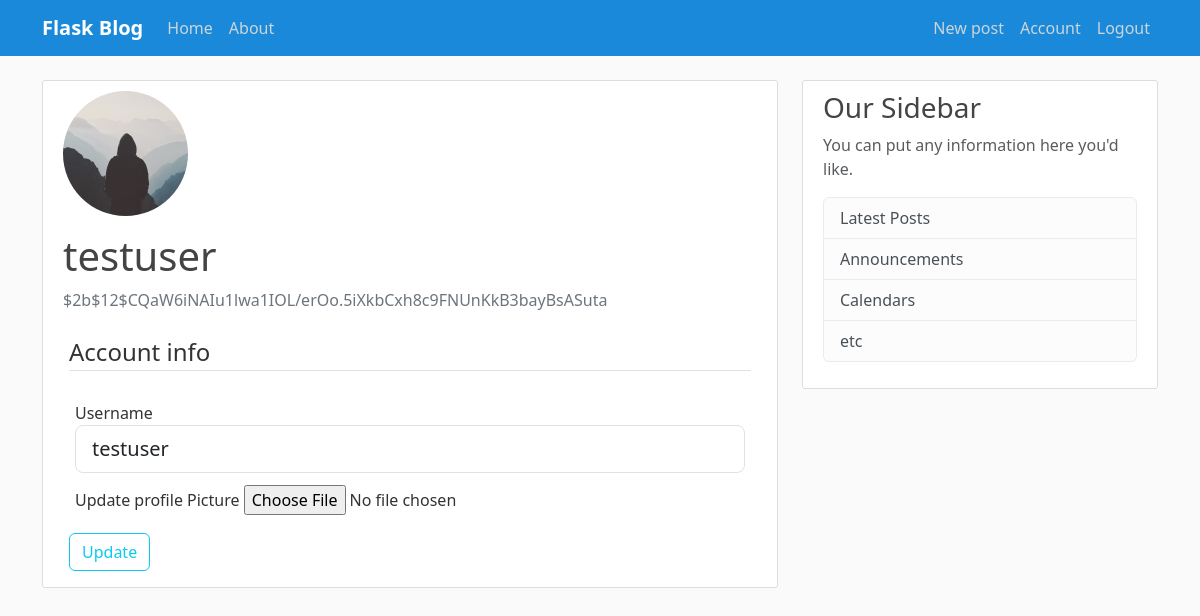
The page /account (signed in) on the database its author committed.
### flaskblog/models.py (models this page shows, shortened)
class User(db.Model,UserMixin):
    id = db.Column(db.Integer, primary_key = True)
    username = db.Column(db.String(20), unique = True,nullable=False)
    image_file = db.Column(db.String(20),nullable=False,default='default.jpg')
    password = db.Column(db.String(60),nullable=False)
    posts=db.relationship('Post',backref='author',lazy=True)

### flaskblog/routes.py (the view)
@app.route("/account",methods=['GET','POST'])
@login_required
def account():
  form=UpdateAccountForm()
  if form.validate_on_submit():
     if form.picture.data:
        picture_file=save_picture(form.picture.data)
        current_user.image_file=picture_file
     current_user.username=form.username.data
     db.session.commit()
     flash("account updated",'success')
     return redirect(url_for('account'))
  elif request.method == 'GET':
      form.username.data=current_user.username
  image_file=url_for('static',filename='profile_pics/' + current_user.image_file)
  return render_template('account.html',title='account', image_file=image_file,form=form)

### flaskblog/forms.py (shortened to what this page needs)
class UpdateAccountForm(FlaskForm):
   username=StringField('Username',validators=[DataRequired(),Length(min=2,max=20)])
   picture=FileField('Update profile Picture',validators=[FileAllowed(['jpg','png'])])
   submit=SubmitField('Update')

### flaskblog/models.py (called while the page is built)
@LoginManager.user_loader
def load_user(user_id):
  return User.query.get(int(user_id))

### flaskblog/templates/account.html (shortened to what this page needs)
{% extends "layout.html" %}
{% block content %}
  <div class="content-section">
    <div class="media">
      <img class="rounded-circle account-img"src="{{ image_file }}" alt="">
      <div class="media-body">
        <h2 class="account-heading">{{ current_user.username }}</h2>
        <p class="text-secondary">{{ current_user.password }}</p>
      </div>
    </div>
  <form action="" method="POST"  enctype="multipart/form-data">
     <fieldset class="form-group">
       <legend class="border-bottom mb-4">Account  info </legend>
       <div class="form-group">
            {{ form.username.label(class="form-control-label") }}
              {% if form.username.errors %}
                 {{form.username(class="form-control form-control-lg is-invalid")}}
                 <div class="invalid-feedback">
                     {% for error in form.username.errors %}
                      <span>{{ error }}</span>
                     {% endfor %}
                 </div>
               {% else %}
                  {{ form.username(class="form-control form-control-lg") }}
              {% endif%}
       </div>
       <div class="form-group">
        {{ form.picture.label() }}
        {{ form.picture(class="form-control-file") }}
       </div>
     </fieldset>
     <div class="form-group">
       {{form.submit(class="btn btn-outline-info")}}
     </div>
  </form>
  </div>
{% endblock content %}

### flaskblog/templates/layout.html (shortened to what this page needs)
<!DOCTYPE html>
<html lang="en">
<head>
  <link rel="stylesheet" href="https://cdn.jsdelivr.net/npm/bootstrap@5.3.0-alpha1/dist/css/bootstrap.min.css">
  <link rel="stylesheet" type="text/css" href="{{url_for('static',filename='main.css')}}">
</head>
<body>
  <header class="site-header">
    <nav class="navbar navbar-expand-md navbar-dark bg-steel fixed-top">
      <div class="container">
        <a class="navbar-brand mr-4" href="/">Flask Blog</a>
        <div class="collapse navbar-collapse" id="navbarToggle">
          <div class="navbar-nav mr-auto">
            <a class="nav-item nav-link" href="{{url_for('hello')}}">Home</a>
            <a class="nav-item nav-link" href="{{url_for('about')}}">About</a>
          </div>
          <div class="navbar-nav ms-auto">
            {% if current_user.is_authenticated %}
            <a class="nav-item nav-link" href="{{url_for('new_post')}}">New post</a>
            <a class="nav-item nav-link" href="{{url_for('account')}}">Account</a>
            <a class="nav-item nav-link" href="{{url_for('logout')}}">Logout</a>
            {% else %}
            <a class="nav-item nav-link" href="{{url_for('login')}}">Login</a>
            <a class="nav-item nav-link" href="{{url_for('register')}}">Register</a>
            {% endif %}
          </div>
        </div>
      </div>
    </nav>
  </header>
  <main role="main" class="container">
    <div class="row">
      <div class="col-md-8">
        {% block content %}{% endblock %}
      </div>
      <div class="col-md-4">
        <div class="content-section">
          <h3>Our Sidebar</h3>
          <p class='text-muted'>You can put any information here you'd like.
            <ul class="list-group">
              <li class="list-group-item list-group-item-light">Latest Posts</li>
              <li class="list-group-item list-group-item-light">Announcements</li>
              <li class="list-group-item list-group-item-light">Calendars</li>
              <li class="list-group-item list-group-item-light">etc</li>
            </ul>
          </p>
        </div>
      </div>
    </div>
  </main>
</body>
</body>
</html>

### flaskblog/static/main.css (style rules this page uses)
body { background: #fafafa; color: #333333; margin-top: 5rem; }
h1, h2, h3, h4, h5, h6 { color: #444444; }
a { font-weight: 700; }
.bg-steel { background-color: #1a89d9;; }
.site-header .navbar-nav .nav-link { color: #cbd5db; }
.content-section { background: #ffffff; padding: 10px 20px; border: 1px solid #dddddd; border-radius: 3px; margin-bottom: 20px; }
.account-img { height: 125px; width: 125px; margin-right: 20px; margin-bottom: 16px; }
.account-heading { font-size: 2.5rem; }
.form-group { padding: 6px; }

### rows shown on the page
User: username "testuser", password "$2b$12$CQaW6iNAIu1lwa1IOL/erOo.5iXkbCxh8c9FNUnKkB3bayBsASuta"
